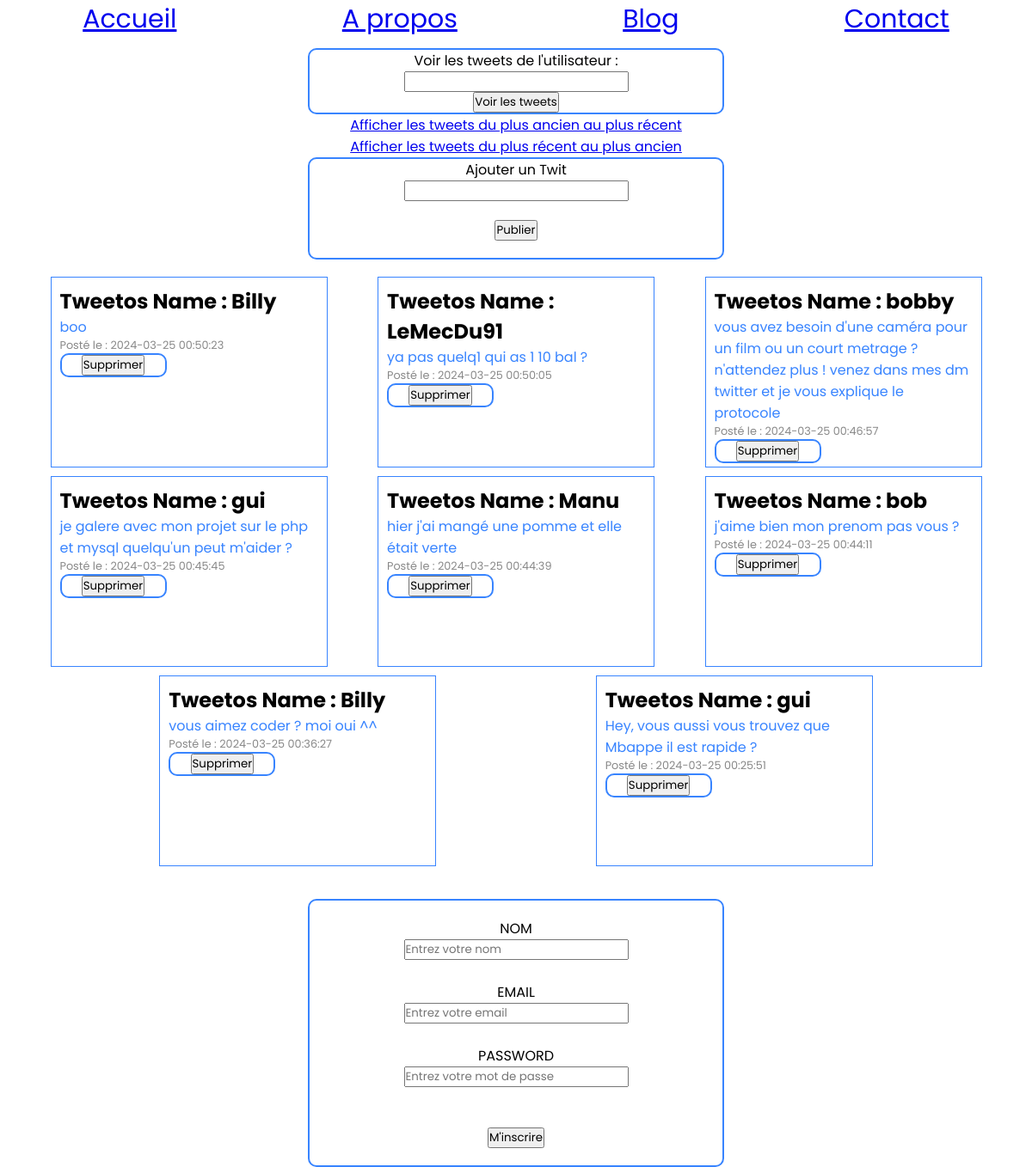
Screenshot of /www/twiteur/index.php with the database file from the repository.
### tables this page shows
CREATE TABLE `twit` (
  `id` int NOT NULL,
  `contenu` varchar(255) NOT NULL,
  `createdAt` datetime NOT NULL DEFAULT CURRENT_TIMESTAMP,
  `user_id` int NOT NULL DEFAULT '1'
);

CREATE TABLE `user` (
  `id` int NOT NULL,
  `email` varchar(255) NOT NULL,
  `password` varchar(255) NOT NULL,
  `nom` varchar(255) NOT NULL
);

### www/twiteur/ajoutTwit.php (the view, shortened to what this page needs)
<!DOCTYPE html>
<html lang="en">
<head>
</head>
<body>
    <form action="datatwiteur.php" method="POST">
        <label for="twit">Ajouter un Twit</label>
        <input type="text" name="twit" id="twit">
        <div class="p-Top-Bot">
            <input type="submit" value="Publier" name="publish">
        </div>
    </form>
    <?php
    try {
    $bdd = new PDO('mysql:host=localhost;dbname=projet', 'root', '');
    } catch(PDOException $e) {
        die('Site Indisponible');
    }
    $order = isset($_GET['order']) && $_GET['order'] == 'asc' ? 'ASC' : 'DESC';
    $user_id = isset($_GET['user_id']) ? (int)$_GET['user_id'] : null;
    if ($user_id !== null) {
        $req = $bdd->prepare("SELECT twit.id, twit.contenu, twit.createdAt, user.nom FROM twit INNER JOIN user ON twit.user_id = user.id WHERE twit.user_id = :user_id ORDER BY twit.createdAt $order");
        $req->execute(array('user_id' => $user_id));
    } else {
        $req = $bdd->prepare("SELECT twit.id, twit.contenu, twit.createdAt, user.nom FROM twit INNER JOIN user ON twit.user_id = user.id ORDER BY twit.createdAt $order");
        $req->execute();
    }
    ?>
    <div class="flex p-Top">
    <?php
    while ($row = $req->fetch()) {
        echo "<div class='tweet' style='border: 1px solid rgb(56, 132, 255); margin-bottom: 10px; padding: 10px;'>";
        echo "<h2>Tweetos Name : " . $row['nom'] . "</h2>";
        echo "<p>" . $row['contenu'] . "</p>";
        echo "<p style='font-size: 0.8em; color: #888;'>Posté le : " . $row['createdAt'] . "</p>";
        echo "<form action='delete_tweet.php' method='POST'>";
        echo "<input type='submit' value='Supprimer'>";
        echo "</form>";
        echo "</div>";
    }
    ?>
    </div>
</body>
</html>

### www/twiteur/index.php (shortened to what this page needs)
<!DOCTYPE html>
<html lang="en">
<head>
    <link rel="stylesheet" href="stylet.php" media="screen">
</head>
<body>
    <?php
    require 'menu.template.php';
    ?>
    <main>
    <form action="index.php" method="GET">
        <label for="user_id">Voir les tweets de l'utilisateur :</label>
        <input type="number" id="user_id" name="user_id">
        <input type="submit" value="Voir les tweets">
    </form>
    <a href="?order=asc">Afficher les tweets du plus ancien au plus récent</a>
    <a href="?order=desc">Afficher les tweets du plus récent au plus ancien</a>
        <?php
        require 'ajoutTwit.php';
        ?>
    </main>
    <footer>
        <?php
        require 'inscription.php';
        ?>
    </footer>
</body>
</html>

### www/twiteur/menu.template.php
<header>
    <nav>
        <ul>
            <li><a class="ab" href="#"> Accueil</a></li>
            <li><a class="ab" href="#"> A propos</a></li>
            <li><a class="ab" href="#"> Blog</a></li>
            <li><a class="ab" href="#"> Contact</a></li>
        </ul>
    </nav>
</header>

### www/twiteur/inscription.php (shortened to what this page needs)
<!DOCTYPE html>
<html lang="fr">
<head>
</head>
<body>
<form method="POST" action="traitement.php">
    <label class="p-Top" for="nom">NOM</label>
    <input type="text" name="nom" id="nom" placeholder="Entrez votre nom">
    <br />
    <label for="email">EMAIL</label>
    <input type="text" name="email" id="email" placeholder="Entrez votre email">
    <br />
    <label for="password">PASSWORD</label>
    <input type="text" name="password" id="password" placeholder="Entrez votre mot de passe">
    <br />
    <div class="p-Top-Bot">
        <input type="submit" value="M'inscrire" name="ok">
    </div>
</form>
</body>
</html>

### rows the page displays
twit: user.nom "Billy", contenu "boo", createdAt "2024-03-25 00:50:23"
twit: user.nom "LeMecDu91", contenu "ya pas quelq1 qui as 1 10 bal ?", createdAt "2024-03-25 00:50:05"
twit: user.nom "bobby", contenu "vous avez besoin d'une caméra pour un film ou un court metrage ? n'attendez plus ! venez dans mes dm twitter et je vous explique le protocole", createdAt "2024-03-25 00:46:57"
twit: user.nom "gui", contenu "je galere avec mon projet sur le php et mysql quelqu'un peut m'aider ?", createdAt "2024-03-25 00:45:45"
twit: user.nom "Manu", contenu "hier j'ai mangé une pomme et elle était verte", createdAt "2024-03-25 00:44:39"
twit: user.nom "bob", contenu "j'aime bien mon prenom pas vous ?", createdAt "2024-03-25 00:44:11"
twit: user.nom "Billy", contenu "vous aimez coder ? moi oui ^^", createdAt "2024-03-25 00:36:27"
twit: user.nom "gui", contenu "Hey, vous aussi vous trouvez que Mbappe il est rapide ?", createdAt "2024-03-25 00:25:51"
